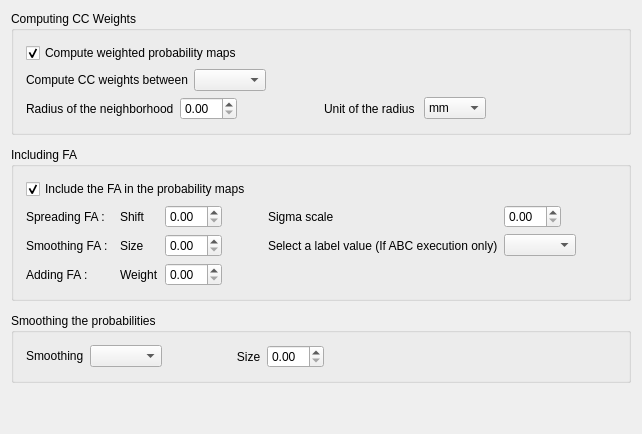
      <widget class="QWidget" name="atlasGeneration_tab">
       <attribute name="title">
        <string>Atlas Generation</string>
       </attribute>
       <layout class="QGridLayout" name="gridLayout_6">
        <item row="1" column="0">
         <widget class="QWidget" name="widget_7" native="true"/>
        </item>
        <item row="3" column="0">
         <widget class="QWidget" name="widget_9" native="true"/>
        </item>
        <item row="4" column="0">
         <widget class="QGroupBox" name="smoothingProbabilities_groupBox">
          <property name="title">
           <string>Smoothing the probabilities</string>
          </property>
          <layout class="QGridLayout" name="gridLayout_21">
           <property name="leftMargin">
            <number>12</number>
           </property>
           <property name="topMargin">
            <number>12</number>
           </property>
           <property name="rightMargin">
            <number>12</number>
           </property>
           <property name="bottomMargin">
            <number>12</number>
           </property>
           <item row="0" column="1">
            <widget class="QWidget" name="widget_27" native="true">
             <layout class="QHBoxLayout" name="horizontalLayout_14">
              <property name="leftMargin">
               <number>0</number>
              </property>
              <property name="topMargin">
               <number>0</number>
              </property>
              <property name="rightMargin">
               <number>0</number>
              </property>
              <property name="bottomMargin">
               <number>0</number>
              </property>
              <item>
               <widget class="QLabel" name="smoothingSize_label">
                <property name="text">
                 <string>   Size</string>
                </property>
               </widget>
              </item>
              <item alignment="Qt::AlignLeft">
               <widget class="QDoubleSpinBox" name="smoothingSize_spinBox">
                <property name="singleStep">
                 <double>0.100000000000000</double>
                </property>
                <property name="value">
                 <double>0.000000000000000</double>
                </property>
               </widget>
              </item>
              <item>
               <spacer name="horizontalSpacer_12">
                <property name="orientation">
                 <enum>Qt::Horizontal</enum>
                </property>
                <property name="sizeHint" stdset="0">
                 <size>
                  <width>40</width>
                  <height>20</height>
                 </size>
                </property>
               </spacer>
              </item>
             </layout>
            </widget>
           </item>
           <item row="0" column="2">
            <spacer name="horizontalSpacer_22">
             <property name="orientation">
              <enum>Qt::Horizontal</enum>
             </property>
             <property name="sizeHint" stdset="0">
              <size>
               <width>40</width>
               <height>20</height>
              </size>
             </property>
            </spacer>
           </item>
           <item row="0" column="0">
            <widget class="QWidget" name="widget_41" native="true">
             <layout class="QGridLayout" name="gridLayout_23">
              <property name="leftMargin">
               <number>0</number>
              </property>
              <property name="topMargin">
               <number>0</number>
              </property>
              <property name="rightMargin">
               <number>0</number>
              </property>
              <property name="bottomMargin">
               <number>0</number>
              </property>
              <item row="1" column="1">
               <widget class="QLabel" name="smoothing_label">
                <property name="text">
                 <string>Smoothing</string>
                </property>
               </widget>
              </item>
              <item row="1" column="2" alignment="Qt::AlignLeft">
               <widget class="QComboBox" name="smoothing_comboBox"/>
              </item>
              <item row="1" column="3">
               <spacer name="horizontalSpacer_19">
                <property name="orientation">
                 <enum>Qt::Horizontal</enum>
                </property>
                <property name="sizeHint" stdset="0">
                 <size>
                  <width>40</width>
                  <height>20</height>
                 </size>
                </property>
               </spacer>
              </item>
             </layout>
            </widget>
           </item>
          </layout>
         </widget>
        </item>
        <item row="5" column="0">
         <spacer name="verticalSpacer">
          <property name="orientation">
           <enum>Qt::Vertical</enum>
          </property>
          <property name="sizeHint" stdset="0">
           <size>
            <width>20</width>
            <height>40</height>
           </size>
          </property>
         </spacer>
        </item>
        <item row="0" column="0">
         <widget class="QGroupBox" name="computingCCWeights_groupBox">
          <property name="title">
           <string>Computing CC Weights</string>
          </property>
          <layout class="QGridLayout" name="gridLayout_19">
           <property name="leftMargin">
            <number>12</number>
           </property>
           <property name="topMargin">
            <number>12</number>
           </property>
           <property name="rightMargin">
            <number>12</number>
           </property>
           <property name="bottomMargin">
            <number>12</number>
           </property>
           <item row="0" column="0">
            <widget class="QCheckBox" name="computingWeights_checkBox">
             <property name="text">
              <string>Compute weighted probability maps</string>
             </property>
             <property name="checked">
              <bool>true</bool>
             </property>
            </widget>
           </item>
           <item row="1" column="0">
            <widget class="QWidget" name="widget_25" native="true">
             <layout class="QHBoxLayout" name="horizontalLayout_18">
              <property name="leftMargin">
               <number>0</number>
              </property>
              <property name="topMargin">
               <number>0</number>
              </property>
              <property name="rightMargin">
               <number>0</number>
              </property>
              <property name="bottomMargin">
               <number>0</number>
              </property>
              <item>
               <widget class="QLabel" name="label_37">
                <property name="text">
                 <string>Compute CC weights between</string>
                </property>
               </widget>
              </item>
              <item alignment="Qt::AlignLeft">
               <widget class="QComboBox" name="weightsModality_comboBox"/>
              </item>
              <item>
               <spacer name="horizontalSpacer_20">
                <property name="orientation">
                 <enum>Qt::Horizontal</enum>
                </property>
                <property name="sizeHint" stdset="0">
                 <size>
                  <width>40</width>
                  <height>20</height>
                 </size>
                </property>
               </spacer>
              </item>
             </layout>
            </widget>
           </item>
           <item row="2" column="0">
            <widget class="QWidget" name="widget_39" native="true">
             <layout class="QHBoxLayout" name="horizontalLayout_20">
              <property name="leftMargin">
               <number>0</number>
              </property>
              <property name="topMargin">
               <number>0</number>
              </property>
              <property name="rightMargin">
               <number>0</number>
              </property>
              <property name="bottomMargin">
               <number>0</number>
              </property>
              <item>
               <widget class="QLabel" name="label_35">
                <property name="text">
                 <string>Radius of the neighborhood</string>
                </property>
               </widget>
              </item>
              <item alignment="Qt::AlignLeft">
               <widget class="QDoubleSpinBox" name="weightsRadius_spinBox">
                <property name="value">
                 <double>0.000000000000000</double>
                </property>
               </widget>
              </item>
              <item>
               <spacer name="horizontalSpacer_2">
                <property name="orientation">
                 <enum>Qt::Horizontal</enum>
                </property>
                <property name="sizeHint" stdset="0">
                 <size>
                  <width>40</width>
                  <height>20</height>
                 </size>
                </property>
               </spacer>
              </item>
             </layout>
            </widget>
           </item>
           <item row="2" column="1">
            <widget class="QWidget" name="widget_26" native="true">
             <layout class="QHBoxLayout" name="horizontalLayout_3">
              <property name="leftMargin">
               <number>0</number>
              </property>
              <property name="topMargin">
               <number>0</number>
              </property>
              <property name="rightMargin">
               <number>0</number>
              </property>
              <property name="bottomMargin">
               <number>0</number>
              </property>
              <item>
               <widget class="QLabel" name="label_40">
                <property name="text">
                 <string>Unit of the radius </string>
                </property>
               </widget>
              </item>
              <item>
               <widget class="QComboBox" name="weightsRadiusUnit_comboBox">
                <item>
                 <property name="text">
                  <string>mm</string>
                 </property>
                </item>
                <item>
                 <property name="text">
                  <string>pixels</string>
                 </property>
                </item>
               </widget>
              </item>
              <item>
               <spacer name="horizontalSpacer_14">
                <property name="orientation">
                 <enum>Qt::Horizontal</enum>
                </property>
                <property name="sizeHint" stdset="0">
                 <size>
                  <width>40</width>
                  <height>20</height>
                 </size>
                </property>
               </spacer>
              </item>
             </layout>
            </widget>
           </item>
          </layout>
         </widget>
        </item>
        <item row="2" column="0">
         <widget class="QGroupBox" name="includingFA_groupBox">
          <property name="title">
           <string>Including FA</string>
          </property>
          <layout class="QGridLayout" name="gridLayout_20">
           <property name="leftMargin">
            <number>12</number>
           </property>
           <property name="topMargin">
            <number>12</number>
           </property>
           <property name="rightMargin">
            <number>12</number>
           </property>
           <property name="bottomMargin">
            <number>12</number>
           </property>
           <item row="0" column="0">
            <widget class="QCheckBox" name="includingFA_checkBox">
             <property name="text">
              <string>Include the FA in the probability maps </string>
             </property>
             <property name="checked">
              <bool>true</bool>
             </property>
            </widget>
           </item>
           <item row="2" column="0">
            <widget class="QWidget" name="widget_36" native="true">
             <layout class="QGridLayout" name="gridLayout_31">
              <property name="leftMargin">
               <number>0</number>
              </property>
              <property name="topMargin">
               <number>0</number>
              </property>
              <property name="rightMargin">
               <number>0</number>
              </property>
              <property name="bottomMargin">
               <number>0</number>
              </property>
              <item row="2" column="1">
               <widget class="QLabel" name="label_39">
                <property name="text">
                 <string>Weight</string>
                </property>
               </widget>
              </item>
              <item row="0" column="5" alignment="Qt::AlignLeft">
               <widget class="QDoubleSpinBox" name="FASigmaScale_spinBox">
                <property name="singleStep">
                 <double>0.100000000000000</double>
                </property>
               </widget>
              </item>
              <item row="0" column="0">
               <widget class="QLabel" name="label_44">
                <property name="text">
                 <string>Spreading FA :  </string>
                </property>
               </widget>
              </item>
              <item row="0" column="1">
               <widget class="QLabel" name="label_34">
                <property name="text">
                 <string>Shift</string>
                </property>
               </widget>
              </item>
              <item row="2" column="2" alignment="Qt::AlignLeft">
               <widget class="QDoubleSpinBox" name="FAWeight_spinBox">
                <property name="singleStep">
                 <double>0.100000000000000</double>
                </property>
               </widget>
              </item>
              <item row="0" column="4">
               <widget class="QLabel" name="label_42">
                <property name="text">
                 <string>Sigma scale</string>
                </property>
               </widget>
              </item>
              <item row="0" column="2" alignment="Qt::AlignLeft">
               <widget class="QDoubleSpinBox" name="FAShift_spinBox">
                <property name="singleStep">
                 <double>0.100000000000000</double>
                </property>
               </widget>
              </item>
              <item row="0" column="6">
               <spacer name="horizontalSpacer_16">
                <property name="orientation">
                 <enum>Qt::Horizontal</enum>
                </property>
                <property name="sizeHint" stdset="0">
                 <size>
                  <width>40</width>
                  <height>20</height>
                 </size>
                </property>
               </spacer>
              </item>
              <item row="1" column="1">
               <widget class="QLabel" name="label_41">
                <property name="text">
                 <string>Size</string>
                </property>
               </widget>
              </item>
              <item row="1" column="2" alignment="Qt::AlignLeft">
               <widget class="QDoubleSpinBox" name="FASmoothingSize_spinBox">
                <property name="singleStep">
                 <double>0.100000000000000</double>
                </property>
               </widget>
              </item>
              <item row="2" column="0">
               <widget class="QLabel" name="label_46">
                <property name="text">
                 <string>Adding FA :  </string>
                </property>
               </widget>
              </item>
              <item row="1" column="0">
               <widget class="QLabel" name="label_45">
                <property name="text">
                 <string>Smoothing FA :  </string>
                </property>
               </widget>
              </item>
              <item row="0" column="3">
               <spacer name="horizontalSpacer_17">
                <property name="orientation">
                 <enum>Qt::Horizontal</enum>
                </property>
                <property name="sizeHint" stdset="0">
                 <size>
                  <width>40</width>
                  <height>20</height>
                 </size>
                </property>
               </spacer>
              </item>
              <item row="1" column="3">
               <spacer name="horizontalSpacer_5">
                <property name="orientation">
                 <enum>Qt::Horizontal</enum>
                </property>
                <property name="sizeHint" stdset="0">
                 <size>
                  <width>40</width>
                  <height>20</height>
                 </size>
                </property>
               </spacer>
              </item>
              <item row="1" column="4">
               <widget class="QLabel" name="label_4">
                <property name="text">
                 <string>Select a label value (If ABC execution only)</string>
                </property>
               </widget>
              </item>
              <item row="1" column="5">
               <widget class="QComboBox" name="comboBoxLabelValueFA"/>
              </item>
             </layout>
            </widget>
           </item>
          </layout>
         </widget>
        </item>
       </layout>
      </widget>
